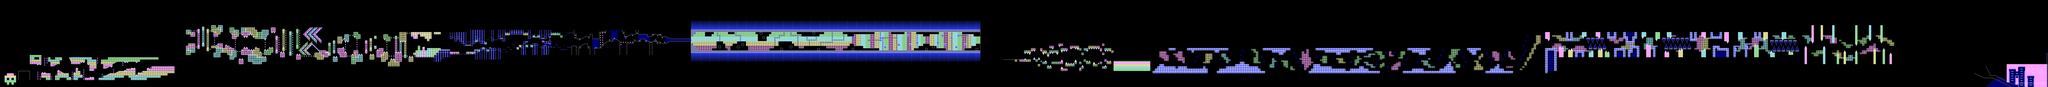

A 2D game scene composited from a Tiled map and its tileset images. What follows is a short description and the map's XML, with each tile layer's data collapsed to a summary:
An orthogonal 892x38 tile map with 16x16 px tiles, 2 tile layers (l2, l1), 2 tilesets and 1832 objects.

<map version="1.10" tiledversion="1.11.0" orientation="orthogonal" renderorder="right-down" width="892" height="38" tilewidth="16" tileheight="16" infinite="0" nextlayerid="9" nextobjectid="4929">
 <editorsettings>
  <export target="rose.json" format="json" />
 </editorsettings>
 <properties>
  <property name="BG" type="color" value="#ff000000" />
  <property name="Background Type" type="int" value="0" />
  <property name="COL1" type="color" value="#ff000000" />
  <property name="COL2" type="color" value="#ff000000" />
  <property name="COL3" type="color" value="#ff000000" />
  <property name="COL4" type="color" value="#ff000000" />
  <property name="Difficulty" value="EASY_DEMON" />
  <property name="GROUND" type="color" value="#ff000000" />
  <property name="Gamemode" type="int" value="0" />
  <property name="Ground Type" type="int" value="0" />
  <property name="Level name" value="Rose" />
  <property name="OBJ" type="color" value="#ff000000" />
  <property name="Song" value="ROSE" />
  <property name="Speed" type="int" value="1" />
  <property name="Stars" type="int" value="10" />
 </properties>
 <tileset firstgid="1" source="famidash.tsx" />
 <tileset firstgid="16385" source="sprites.tsx" />
 <layer id="4" name="l2" width="892" height="38">
  <data>[33896 cells, 23114 non-empty, 90 distinct tile ids]</data>
 </layer>
 <layer id="1" name="l1" width="892" height="38">
  <data>[33896 cells, 23473 non-empty, 277 distinct tile ids]</data>
 </layer>
 <objectgroup id="7" name="SP">
  <!-- 1832 objects omitted --></objectgroup>
</map>
<!-- 1832 of 1832 objects omitted -->
